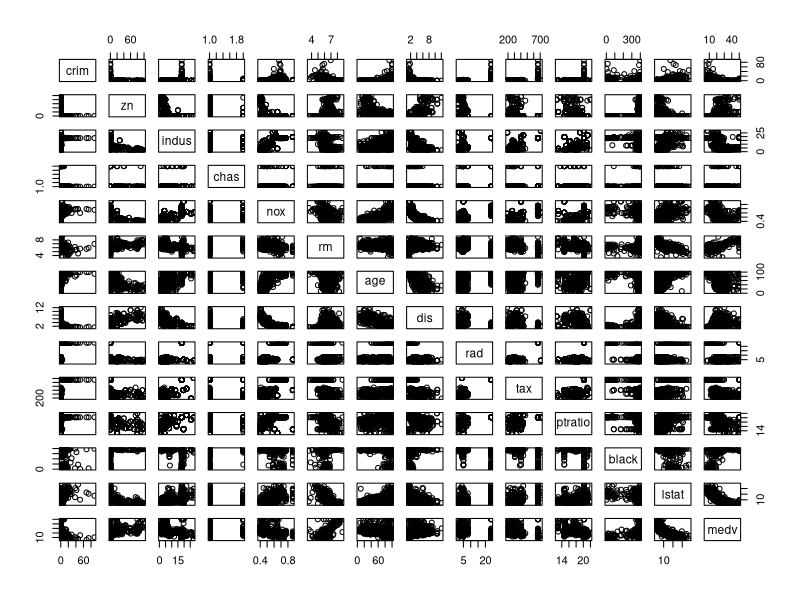
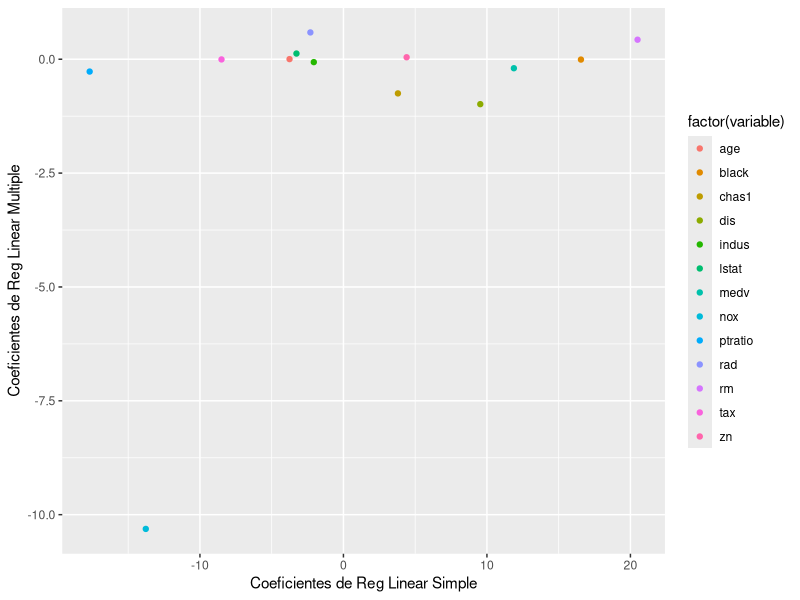
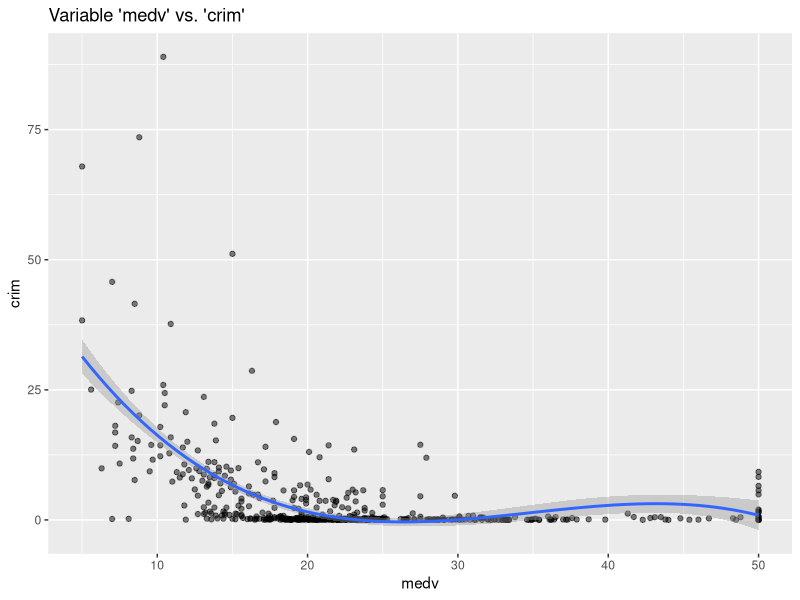
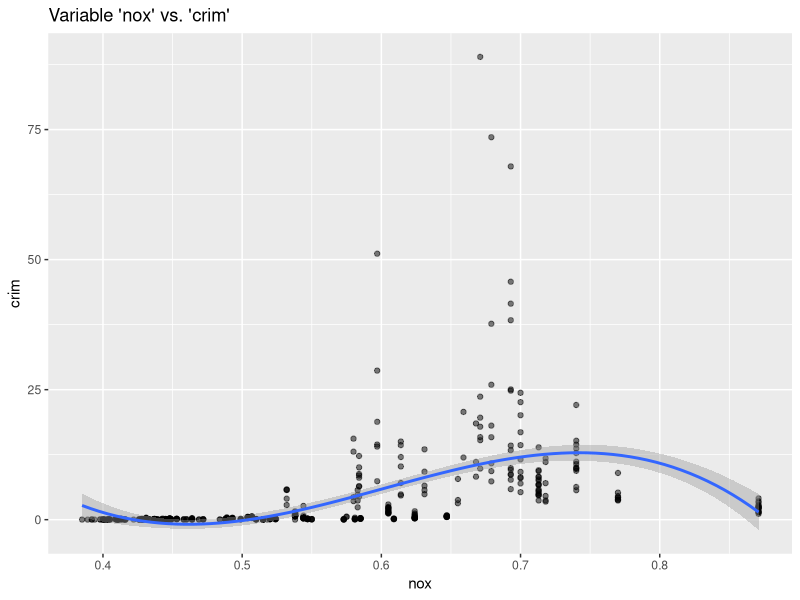

Write R code to recreate these figures, in order.
## ---- chunk 1
knitr::opts_chunk$set(echo = TRUE)
library(dplyr)
library(ggplot2)
## ---- chunk 2
Boston <- MASS::Boston
Boston$chas <- factor(Boston$chas)

Boston.zn<-lm(crim~zn,data=Boston)
summary(Boston.zn)
Boston.indus<-lm(crim~indus,data=Boston)
summary(Boston.indus)
Boston.chas<-lm(crim~chas,data=Boston)
summary(Boston.chas)
Boston.nox<-lm(crim~nox,data=Boston)
summary(Boston.nox)
Boston.rm<-lm(crim~rm,data=Boston)
summary(Boston.rm)
Boston.age<-lm(crim~age,data=Boston)
summary(Boston.age)
Boston.dis<-lm(crim~dis,data=Boston)
summary(Boston.dis)
Boston.rad<-lm(crim~rad,data=Boston)
summary(Boston.rad)
Boston.tax<-lm(crim~tax,data=Boston)
summary(Boston.tax)
Boston.ptratio<-lm(crim~ptratio,data=Boston)
summary(Boston.ptratio)
Boston.black<-lm(crim~black,data=Boston)
summary(Boston.black)
Boston.lstat<-lm(crim~lstat,data=Boston)
summary(Boston.lstat)
Boston.medv<-lm(crim~medv,data=Boston)
summary(Boston.medv)
## ---- chunk 3
pairs(Boston)
## ---- chunk 4
crim_fit <- lm(crim ~ ., data = Boston)

summary(crim_fit)
## ---- chunk 5
multiple_reg <- summary(crim_fit)$coefficients %>% as.data.frame() 
multiple_reg$variable <- row.names(multiple_reg)   
multiple_reg <- multiple_reg[2:nrow(multiple_reg), c("variable", "Estimate")]
rownames(multiple_reg) = seq(length=nrow(multiple_reg))
colnames(multiple_reg)[colnames(multiple_reg) == "Estimate"] <- "Reg.Multiple" 


reg_simple <- c(coef(Boston.zn)[1], coef(Boston.indus)[1], coef(Boston.chas)[1], coef(Boston.nox)[1],
       coef(Boston.rm)[1], coef(Boston.age)[1], coef(Boston.dis)[1], coef(Boston.rad)[1],
       coef(Boston.tax)[1], coef(Boston.ptratio)[1], coef(Boston.black)[1], coef(Boston.lstat)[1],
       coef(Boston.medv)[1])


multiple_reg$Reg.Simple <- reg_simple

multiple_reg

ggplot(multiple_reg, aes(x = Reg.Simple, y = Reg.Multiple, col = factor(variable))) + 
  geom_jitter() + 
  labs(x = "Coeficientes de Reg Linear Simple", 
       y = "Coeficientes de Reg Linear Multiple") 

## ---- chunk 6
lm.fit.zn=lm(crim~poly(zn,3),data=Boston)
summary(lm.fit.zn)
lm.fit.indus=lm(crim~poly(indus,3),data=Boston)
summary(lm.fit.indus)
lm.fit.nox=lm(crim~poly(nox,3),data=Boston)
summary(lm.fit.nox)
lm.fit.rm=lm(crim~poly(rm,3),data=Boston)
summary(lm.fit.rm)
lm.fit.age=lm(crim~poly(age,3),data=Boston)
summary(lm.fit.age)
lm.fit.dis=lm(crim~poly(dis,3),data=Boston)
summary(lm.fit.dis)
lm.fit.rad=lm(crim~poly(rad,3),data=Boston)
summary(lm.fit.rad)
lm.fit.tax=lm(crim~poly(tax,3),data=Boston)
summary(lm.fit.tax)
lm.fit.ptratio=lm(crim~poly(ptratio,3),data=Boston)
summary(lm.fit.ptratio)
lm.fit.black=lm(crim~poly(black,3),data=Boston)
summary(lm.fit.black)
lm.fit.lstat=lm(crim~poly(lstat,3),data=Boston)
summary(lm.fit.lstat)
lm.fit.medv=lm(crim~poly(medv,3),data=Boston)
summary(lm.fit.medv)
## ---- chunk 7
ggplot(Boston, aes(x = medv, y = crim)) + 
  geom_point(alpha = 0.5) + 
  geom_smooth(method = "lm", formula = "y ~ x + I(x^2) + I(x^3)") + 
  labs(title = "Variable 'medv' vs. 'crim'")

ggplot(Boston, aes(x = nox, y = crim)) + 
  geom_point(alpha = 0.5) + 
  geom_smooth(method = "lm", formula = "y ~ x + I(x^2) + I(x^3)") + 
  labs(title = "Variable 'nox' vs. 'crim'")
